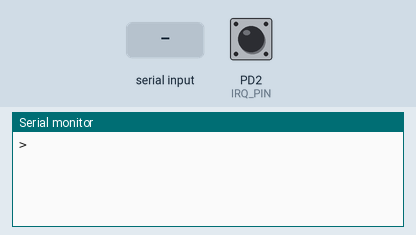
This program was run on a simulated ATmega328P, built with avr-gcc and emulated at 1 MHz. Shown: the last lines printed to the serial monitor. The inputs (shaded band) are chosen by the test bench; at power-on: PD2 (IRQ_PIN) HIGH.

Above: at 1.2 s.
1.3 s: "D\n" received over Serial
At 1.8 s:
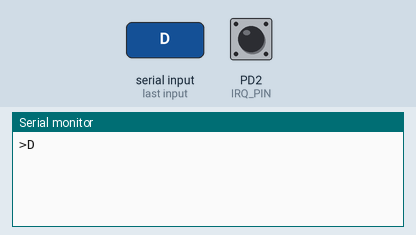
2.8 s: "E\n" received over Serial
At 4.0 s:
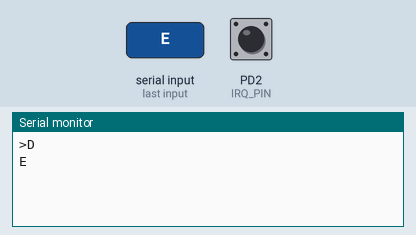
4.3 s: "O\n" received over Serial
At 5.3 s:
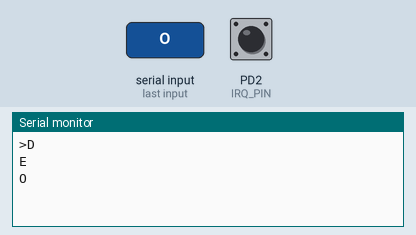
5.8 s: "R\n" received over Serial
At 6.4 s:
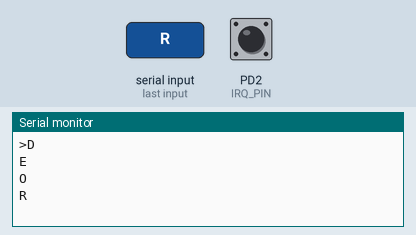
7.3 s: "F\n" received over Serial
At 8.5 s:
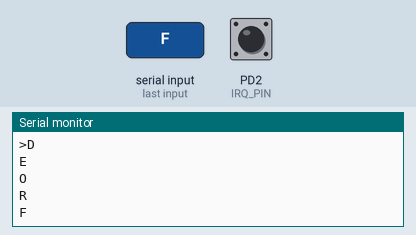
8.8 s: "L\n" received over Serial
At 9.9 s:
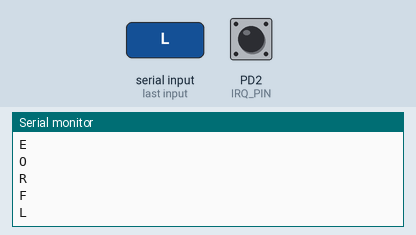

Measured:
- after the input at 1.3 s, the serial monitor: prints a new line at once (image 1)
- after the input at 2.8 s, the serial monitor: prints a new line at once (image 2)
- after the input at 4.3 s, the serial monitor: prints a new line at once (image 3)
- after the input at 5.8 s, the serial monitor: prints a new line at once (image 4)
- after the input at 7.3 s, the serial monitor: prints a new line at once (image 5)
- after the input at 8.8 s, the serial monitor: prints a new line at once (image 6)

The program:

main.c
```c
/*
 * Telemetry_WirelessDebug.c
 *
 * Created: 2016-02-04 3:49:26 PM
 * Author : Francis Lavallee
 */
#define F_CPU 1000000UL

#include <avr/io.h>
#include "src/NRF24L01.h"
#include "src/SERIAL_COM_328P.h"
#include "src/SPI_COM_328P.h"
#include <util/delay.h>
#include <avr/interrupt.h>


#define IRQ_PIN			2
#define IRQ_PORT_READ	PIND

int main(void)
{
    //DDRB = 0x00; //DEFINE PORTB INPUT
	//DDRB |= (1<<0);

	//int i=0;
	//char data[50];


	//SERIAL_Init(9600,'D',1,8,'R');
	//SPI_InitMaster(0,'M',8,'B',2);
	//NRF_PrintRegister(SETUP_RETR);
	//NRF_WriteRegister(SETUP_RETR, 0b00000000);
	//NRF_PrintRegister(SETUP_RETR);


	//NRF_ReadRegister(SETUP_RETR);
	/*
	SERIAL_SendCaracter('>');
    while (1)
    {
		//PORTB |= (1<<0);
		//_delay_ms(1000);
		//PORTB &= ~(1<<0);
		//_delay_ms(1000);


		//_delay_ms(1000);


		data[i] = SERIAL_READ();
		SERIAL_SendCaracter(data[i]);
		if(data[i] == 13){
			data[i+1]=0;
			SERIAL_SendCaracter(10);
			SERIAL_SendCaracter(13);
			SERIAL_SendStringLn(data);
			SERIAL_SendCaracter('>');
			i=-1;
		}
		i++;
    }
	*/

	DDRB |=(1<<CE); //SET CE TO OUTPUT.

	DDRB &= ~(1<< DDD2); //SET PD2 TO INPUT
	PORTD |= (1<<PORTD2);//SET PD2 TO HIGH

	EICRA |= (1<<ISC10);
	EIMSK |= (1<<INT0);


	sei();


	SERIAL_Init(9600,'D',1,8,'R');
	SPI_InitMaster(0,'M',8,'B',2);
	char data[1];
	NRF_SET_PTX();
	SERIAL_SendCaracter('>');

	 while(1)
	 {
		 NRF_Control(STANBY);
		 NRF_FlushFifo(TX);
		 data[0]  = SERIAL_READ();
		 if(data[0] == 13)
			{
			SERIAL_SendStringLn(data[0]);
			}

		 SERIAL_SendCaracter(data[0]);
		 NRF_LoadTXPayload(data,1);
		 NRF_ActivateTransmission();
		_delay_ms(1);
	 }

}

char Status;

ISR(INT0_vect) {
		//NRF_PrintStatusRegister();
		 Status = NRF_ReadStatusRegister();
		 if (Status & (1<<MAX_RT))				// If the maximum of retry was reached (transmission FAILED).
		 {
			 NRF_FlushFifo(TX);
			 NRF_WriteRegister(STATUS, (1<<MAX_RT));		// Reset register.
		 }
		 else if (Status & (1<<TX_DS))				// If the transmission was successful.
		 {
			 //NRF_PrintStatusRegister();
			 NRF_WriteRegister(STATUS, (1<<TX_DS));		// Reset register.
		 }
}
```

NRF24L01.c
```c
/*
 * NRF24L01.c
 *
 * Created: 2014-01-28 11:46:05
 *  Author: Fred Lamer
 */
#define		F_CPU	1000000UL

#include <avr/io.h>
#include <util/delay.h>
#include "NRF24L01.h"
#include "SPI_COM_328P.h"
#include "SERIAL_COM_328P.h"


void NRF_WriteRegister(uint8_t Register, uint8_t Data)
{
	uint8_t RegTemp = Register | 0x20;
	SPI_Start();
	SPI_transferBasic(RegTemp);
	SPI_transferBasic(Data);
	SPI_Stop();
}

uint8_t NRF_ReadRegister(uint8_t Register)
{
	uint8_t Data;
	SPI_Start();
	SPI_transferBasic(Register);
	Data = SPI_transferBasic(NOP);
	SPI_Stop();
	return Data;
}

uint8_t NRF_ReadStatusRegister()
{
	uint8_t Status;
	SPI_Start();
	Status = SPI_transferBasic(NOP);
	SPI_Stop();
	return Status;
}

void NRF_PrintRegister(uint8_t Register)
{
	uint8_t RegValue;
	SPI_Start();
	SPI_transferBasic(Register);
	RegValue = SPI_transferBasic(NOP);
	SPI_Stop();
	SERIAL_SendCaracter(RegValue);
}

void NRF_PrintStatusRegister()
{
	uint8_t Status;
	SPI_Start();
	Status = SPI_transferBasic(NOP);
	SPI_Stop();
	SERIAL_SendCaracter(Status);
}

/*		**********************************************************************************		*/
/*		**********************************************************************************		*/

void NRF_WriteTXADDR(uint8_t Adress0, uint8_t Adress1, uint8_t Adress2, uint8_t Adress3, uint8_t Adress4)
{
	SPI_Start();
	SPI_transferBasic(0x20 | TX_ADDR);				// Select register
	SPI_transferBasic(Adress0);
	SPI_transferBasic(Adress1);
	SPI_transferBasic(Adress2);
	SPI_transferBasic(Adress3);
	SPI_transferBasic(Adress4);
	SPI_Stop();
}

void NRF_WriteTXADDR3byte(uint8_t Adress0, uint8_t Adress1, uint8_t Adress2)
{
	SPI_Start();
	SPI_transferBasic(0x20 | TX_ADDR);
	SPI_transferBasic(Adress0);
	SPI_transferBasic(Adress1);
	SPI_transferBasic(Adress2);
	SPI_Stop();
}

void NRF_PrintTXADDR()
{
	uint8_t Address0, Address1, Address2, Address3, Address4;
	SPI_Start();
	SPI_transferBasic(TX_ADDR);
	Address0 = SPI_transferBasic(TX_ADDR);
	Address1 = SPI_transferBasic(TX_ADDR);
	Address2 = SPI_transferBasic(TX_ADDR);
	Address3 = SPI_transferBasic(TX_ADDR);
	Address4 = SPI_transferBasic(TX_ADDR);
	SPI_Stop();
	SERIAL_SendCaracter(Address0);
	SERIAL_SendCaracter(Address1);
	SERIAL_SendCaracter(Address2);
	SERIAL_SendCaracter(Address3);
	SERIAL_SendCaracter(Address4);
}

void NRF_WriteRXADDR_P0(uint8_t Adress0, uint8_t Adress1, uint8_t Adress2, uint8_t Adress3, uint8_t Adress4)
{
	SPI_Start();
	SPI_transferBasic(0x20 | RX_ADDR_P0);
	SPI_transferBasic(Adress0);
	SPI_transferBasic(Adress1);
	SPI_transferBasic(Adress2);
	SPI_transferBasic(Adress3);
	SPI_transferBasic(Adress4);
	SPI_Stop();
}

void NRF_WriteRXADDR_P03byte(uint8_t Adress0, uint8_t Adress1, uint8_t Adress2)
{
	SPI_Start();
	SPI_transferBasic(0x20 | RX_ADDR_P0);
	SPI_transferBasic(Adress0);
	SPI_transferBasic(Adress1);
	SPI_transferBasic(Adress2);
	SPI_Stop();
}

void NRF_PrintRXADDR_P0()
{
	uint8_t Address0, Address1, Address2, Address3, Address4;
	SPI_Start();
	SPI_transferBasic(RX_ADDR_P0);
	Address0 = SPI_transferBasic(RX_ADDR_P0);
	Address1 = SPI_transferBasic(RX_ADDR_P0);
	Address2 = SPI_transferBasic(RX_ADDR_P0);
	Address3 = SPI_transferBasic(RX_ADDR_P0);
	Address4 = SPI_transferBasic(RX_ADDR_P0);
	SPI_Stop();
	SERIAL_SendCaracter(Address0);
	SERIAL_SendCaracter(Address1);
	SERIAL_SendCaracter(Address2);
	SERIAL_SendCaracter(Address3);
	SERIAL_SendCaracter(Address4);
}

void NRF_WriteRXADDR_P1(uint8_t Adress0, uint8_t Adress1, uint8_t Adress2, uint8_t Adress3, uint8_t Adress4)
{
	SPI_Start();
	SPI_transferBasic(0x20  | RX_ADDR_P1);
	SPI_transferBasic(Adress0);
	SPI_transferBasic(Adress1);
	SPI_transferBasic(Adress2);
	SPI_transferBasic(Adress3);
	SPI_transferBasic(Adress4);
	SPI_Stop();
}

void NRF_PrintRXADDR_P1()
{
	uint8_t Address0, Address1, Address2, Address3, Address4;
	SPI_Start();
	SPI_transferBasic(RX_ADDR_P1);
	Address0 = SPI_transferBasic(RX_ADDR_P1);
	Address1 = SPI_transferBasic(RX_ADDR_P1);
	Address2 = SPI_transferBasic(RX_ADDR_P1);
	Address3 = SPI_transferBasic(RX_ADDR_P1);
	Address4 = SPI_transferBasic(RX_ADDR_P1);
	SPI_Stop();
	SERIAL_SendCaracter(Address0);
	SERIAL_SendCaracter(Address1);
	SERIAL_SendCaracter(Address2);
	SERIAL_SendCaracter(Address3);
	SERIAL_SendCaracter(Address4);
}

void NRF_SET_PTX()
{
	NRF_Control(STANBY);
	NRF_WriteRegister(CONFIG, 0b00001010);
	NRF_WriteRegister(EN_AA, 0b00000001);			// auto ack
	NRF_WriteRegister(EN_RXADDR, 0b00000001);		// Enable pipe: 0
	NRF_WriteRegister(SETUP_AW, 0b00000011);		// 5 bytes address
	NRF_WriteRegister(SETUP_RETR, 0b00111010);		// auto-retransmit: 1000us ||  auto-retransmit: 10 times
	NRF_WriteRegister(RF_CH, 50);					// RF channel 50
	NRF_WriteRegister(RF_SETUP, 0b00100110);		// speed: 250Kbps	|| power: 0dbm
	NRF_WriteRegister(STATUS, 0b01110000);			// reset all interrupts
	NRF_WriteRXADDR_P0('F','U','C','K','U');	// set RX_ADDR_P0 address
	//NRF_WriteRXADDR_P03byte(0x01,0x01,0x01);
	//NRF_WriteRXADDR_P1('A','L','L','O','A');		// set RX_ADDR_P1 address
	NRF_WriteTXADDR('F','U','C','K','U');		// set TX_ADDR
	//NRF_WriteTXADDR3byte(0x01,0x01,0x01);
	NRF_WriteRegister(RX_PW_P0, 1);
	//NRF_WriteRegister(RX_PW_P1, 2);
	//NRF_WriteRegister(RX_PW_P2, 5);
	//NRF_WriteRegister(RX_PW_P3, 5);
	//NRF_WriteRegister(RX_PW_P4, 5);
	//NRF_WriteRegister(RX_PW_P5, 5);
	NRF_WriteRegister(DYNPD, 0b00000000);
	NRF_WriteRegister(FEATURE, 0b00000000);
	//NRF_WriteRegister(CONFIG, 0b00000010);		// Power up
}

void NRF_SET_PRX()
{
	NRF_Control(STANBY);
	NRF_WriteRegister(CONFIG, 0b00001011);
	NRF_WriteRegister(EN_AA, 0b00000001);			// auto ack
	NRF_WriteRegister(EN_RXADDR, 0b00000001);		// Enable pipe: 0
	NRF_WriteRegister(SETUP_AW, 0b00000011);		// 5 bytes address
	NRF_WriteRegister(SETUP_RETR, 0b00111010);		// auto-retransmit: 1000us ||  auto-retransmit: 10 times
	NRF_WriteRegister(RF_CH, 50);					// RF channel 50
	NRF_WriteRegister(RF_SETUP, 0b00100110);		// speed: 250KMbps	|| power: 0dbm
	NRF_WriteRegister(STATUS, 0b01110000);			// reset all interrupts
	NRF_WriteRXADDR_P0('F','U','C','K','U');	// set RX_ADDR_P0 address
	//NRF_WriteRXADDR_P03byte(0x01,0x01,0x01);
	//NRF_WriteRXADDR_P1('A','L','L','O','A');		// set RX_ADDR_P1 address
	//NRF_WriteTXADDR('A','L','L','O','A');			// set TX_ADDR
	NRF_WriteRegister(RX_PW_P0, 2);
	//NRF_WriteRegister(RX_PW_P1, 2);
	//NRF_WriteRegister(RX_PW_P2, 5);
	//NRF_WriteRegister(RX_PW_P3, 5);
	//NRF_WriteRegister(RX_PW_P4, 5);
	//NRF_WriteRegister(RX_PW_P5, 5);
	NRF_WriteRegister(DYNPD, 0x00000000);
	NRF_WriteRegister(FEATURE, 0b00000000);
	//NRF_WriteRegister(CONFIG, 0b00000011);		// Power up
}

void NRF_ActivateTransmission()
{
	NRF_Control(ACTIVE);
	_delay_us(20);
	NRF_Control(STANBY);
}

void NRF_Listen()
{
	NRF_Control(ACTIVE);
}

void NRF_LoadTXPayload(char * Data, uint8_t NumByte)
{
	uint8_t i = 0;
	SPI_Start();
	SPI_transferBasic(W_TX_PAYLOAD);
	while (i < NumByte)
	{
		SPI_transferBasic(Data[i]);
		i++;
	}
	SPI_Stop();
}

char * NRF_ReadRXPayload(uint8_t NumByte)
{
	uint8_t i = 0;
	static char Data[32];
	SPI_Start();
	SPI_transferBasic(R_RX_PAYLOAD);
	while (i < NumByte)
	{
		Data[i] = SPI_transferBasic(NOP);		// Maybe NOP
		i++;
	}
	SPI_Stop();
	return Data;
}

void NRF_FlushFifo(uint8_t Fifo)
{
	switch (Fifo)
	{
		case TX:
		SPI_Start();
		SPI_transferBasic(FLUSH_TX);
		SPI_Stop();
		break;
		case RX:
		SPI_Start();
		SPI_transferBasic(FLUSH_RX);
		SPI_Stop();
		break;
	}
}

void NRF_Control(uint8_t State)
{
	switch (State)
	{
		case ACTIVE:
		CE_HIGH;
		break;
		case STANBY:
		CE_LOW;
		break;
	}
}

void NRF_LoadAckPayload(char * Data, uint8_t NumByte)
{
	uint8_t i = 0;
	SPI_Start();
	SPI_transferBasic(W_ACK_PAYLOAD);
	while (i < NumByte)
	{
		SPI_transferBasic(Data[i]);
		i++;
	}
	SPI_Stop();
}
```

NRF24L01.h
```c
/*
 * NRF24L01.h
 *
 * Created: 2014-01-28 11:51:32
 *  Author: Fred Lamer
 */

#define		SS_PORT_DIR		DDRB
#define		SS_PORT			PORTB
#define		SS				2
#define		SS_HIGH			SS_PORT |= (1<<SS)
#define		SS_LOW			SS_PORT &= ~(1<<SS);

#define		CE_PORT_DIR		DDRB
#define		CE_PORT			PORTB
#define		CE				1
#define		CE_LOW			CE_PORT &= ~(1<<CE);
#define		CE_HIGH			CE_PORT |= (1<<CE);

#define		ACTIVE			1
#define		STANBY			0

#define		TX				0
#define		RX				1

#define		HIGH			1
#define		LOW				0

// define the SPI commands

#define		R_REGISTER				0b00000000
#define		W_REGISTER				0b00100000
#define		R_RX_PAYLOAD			0b01100001
#define		W_TX_PAYLOAD			0b10100000
#define		FLUSH_TX				0b11100001
#define		FLUSH_RX				0b11100010
#define		REUSE_TX_PL				0b11100011
#define		R_RX_PL_WID				0b01100000
#define		W_ACK_PAYLOAD			0b10101000
#define		W_TX_PAYLOAD_NO_ACK		0b10110000
#define		NOP						0b11111111
/*		*/


//defines of register map
#define		CONFIG			0x00
#define		EN_AA			0x01
#define		EN_RXADDR		0x02
#define		SETUP_AW		0x03
#define		SETUP_RETR		0x04
#define		RF_CH			0x05
#define		RF_SETUP		0x06
#define		STATUS			0x07
#define		OBSERVE_TX		0x08
#define		RPD				0x09
#define		RX_ADDR_P0		0x0A
#define		RX_ADDR_P1		0x0B
#define		RX_ADDR_P2		0x0C
#define		RX_ADDR_P3		0x0D
#define		RX_ADDR_P4		0x0E
#define		RX_ADDR_P5		0x0F
#define		TX_ADDR			0x10
#define		RX_PW_P0		0x11
#define		RX_PW_P1		0x12
#define		RX_PW_P2		0x13
#define		RX_PW_P3		0x14
#define		RX_PW_P4		0x15
#define		RX_PW_P5		0x16
#define		FIFO_STATUS		0x17
#define		DYNPD			0x1C
#define		FEATURE			0x1D
/*		*/

//  Definitions of the bits
// CONFIG
#define		MASK_RX_DR				6
#define		MASK_TX_DS				5
#define		MASK_MAX_RT				4
#define		EN_CRC					3
#define		CRCO					2
#define		PWR_UP					1
#define		PRIM_RX					0
/*		*/

// EN_AA
#define		ENAA_P5					5
#define		ENAA_P4					4
#define		ENAA_P3					3
#define		ENAA_P2					2
#define		ENAA_P1					1
#define		ENAA_P0					0
/*		*/

//EN_RXADDR
#define		ERX_P5					5
#define		ERX_P4					4
#define		ERX_P3					3
#define		ERX_P2					2
#define		ERX_P1					1
#define		ERX_P0					0
/*		*/

//SETUP_AW
#define		AW						0		// 1:0
/*		*/

//SETUP_RETR
#define		ARD						4		// 7:4
#define		ARC						0		// 3:0
/*		*/


// RF_SETUP
#define		CONT_WAVE				7
#define		RF_DR_LOW				5
#define		PLL_LOCK				4
#define		RF_DR_HIGH				3
#define		RF_PWR					1		// 2:1
/*		*/

// STATUS
#define		RX_DR					6
#define		TX_DS					5
#define		MAX_RT					4
#define		RX_P_NO					1		// 3:1
#define		TX_FULL					0
/*		*/

// OBSERVE_TX
#define		PLOS_CNT				4		// 7:4
#define		ARC_CNT					0		// 3:0
/*		*/


// FIFO_STATUS
#define		TX_REUSE				6
//#define		TX_FULL					5
#define		TX_EMPTY				4
#define		RX_FULL					1
#define		RX_EMPTY				0
/*		*/

// DYNPD
#define		DPL_P5					5
#define		DPL_P4					4
#define		DPL_P3					3
#define		DPL_P2					2
#define		DPL_P1					1
#define		DPL_P0					0
/*		*/

// FEATURE
#define		EN_DPL					2
#define		EN_ACK_PAY				1
#define		EN_DYN_ACK				0
/*		*/

/*	Function to write in any NRF24L01+ register		*/
void NRF_WriteRegister(uint8_t Register, uint8_t Data);

/*	Function to read any register in NRF24L01+		*/
uint8_t NRF_ReadRegister(uint8_t Register);

/*	Function to read the STATUS register in the NRF24L01+		*/
uint8_t NRF_ReadStatusRegister();

/*	Function to display the STATUS register of the NRF24L01+ in the serial monitor	*/
void NRF_PrintStatusRegister();

/*	Function to display any register of the NRF24L01+ in the serial monitor		*/
void NRF_PrintRegister(uint8_t Register);

/*	Function to write the address in TX_ADDR register	*/
void NRF_WriteTXADDR(uint8_t Adress0, uint8_t Adress1, uint8_t Adress2, uint8_t Adress3, uint8_t Adress4);

/*	Function to display the TX_ADDR	 REGISTER on the serial monitor	*/
void NRF_PrintTXADDR();

/*	Function to write the address in RX_ADDR_P0 register	*/
void NRF_WriteRXADDR_P0(uint8_t Adress0, uint8_t Adress1, uint8_t Adress2, uint8_t Adress3, uint8_t Adress4);

/*	Function to display the RX_ADDR_P0 address in the serial monitor	*/
void NRF_PrintRXADDR_P0();

/*	Function to write the address in the RX_ADDR_P1 register	*/
void NRF_WriteRXADDR_P1(uint8_t Adress0, uint8_t Adress1, uint8_t Adress2, uint8_t Adress3, uint8_t Adress4);

/*	Function to display the RX_ADDR_P1 register on the serial monitor	*/
void NRF_PrintRXADDR_P1();

/*	Function to set the NRF24L01+ module as TX		*/
void NRF_SET_PTX();

/*	Function to set the NRF24L01+ module as RX		*/
void NRF_SET_PRX();

/*	Function to activate the transmission (pulse) on the NRF24L01+		*/
void NRF_ActivateTransmission();

/*	Function to load the wanted lenght of data in the TX_PAYLOAD	*/
void NRF_LoadTXPayload(char* Data, uint8_t NumByte);

/*	Function to read the wanted number of bytes in the RX_PAYLOAD	*/
char * NRF_ReadRXPayload(uint8_t NumByte);

/*	Function to start listenning when in PRX mode	*/
void NRF_Listen();

/*	Function to Flush the wanted FIFO	*/
void NRF_FlushFifo(uint8_t Fifo);

/*	Function to set the STATE of the NRF24L01+		*/
void NRF_Control(uint8_t State);

void NRF_WriteTXADDR3byte(uint8_t Adress0, uint8_t Adress1, uint8_t Adress2);

void NRF_WriteRXADDR_P03byte(uint8_t Adress0, uint8_t Adress1, uint8_t Adress2);

/*	Function to load data in the ack payload	*/	//PRX device only
void NRF_LoadAckPayload(char * Data, uint8_t NumByte);
```

SERIAL_COM_328P.c
```c
/*
 * SERIAL_COM_328P.c
 *
 * Created: 2014-01-16 15:34:59
 *  Author: Fred Lamer
 */
#define		F_CPU	1000000UL

#include <avr/io.h>
#include <util/delay.h>
#include "SERIAL_COM_328P.h"

/*int main(void)
{
	SERIAL_Init(115200,'D',1,8,'R');
    while(1)
    {
		SERIAL_SendCaracter('F');
		_delay_ms(500);
		SERIAL_SendCaracter('R');
		_delay_ms(500);
		SERIAL_SendCaracter('E');
		_delay_ms(500);
		SERIAL_SendCaracter('D');
		_delay_ms(500);
		SERIAL_ReturnLine();
		_delay_ms(500);
    }
}*/

void SERIAL_Init(int64_t baudRate, char parity, int stop_bit, int caracter_size, char clock_polarity)			// Initiate serial communication
{
		baudRate = F_CPU/8/baudRate-1;
		UCSR0B |= (1 << RXEN0) | (1 << TXEN0);
		UCSR0A |= (1<<U2X0);

		switch (parity)
		{
			case 'D':
			UCSR0C &= ~(1<<UPM01) & ~(1<<UPM00);
			break;
			case 'E':
			UCSR0C &= ~(1<<UPM00);
			UCSR0C |= (1<<UPM01);
			break;
			case 'O':
			UCSR0C |= (1<<UPM01) | (1<<UPM00);
			break;
		}
		switch (stop_bit)
		{
			case 1:
			UCSR0C &= ~(1<<USBS0);
			break;
			case 2:
			UCSR0C |= (1<<USBS0);
			break;
		}
		switch (caracter_size)
		{
			case 5:
			UCSR0C &= (~(1<<UCSZ02) & ~(1<<UCSZ01) & ~(1<<UCSZ00));
			break;
			case 6:
			UCSR0C &= (~(1<<UCSZ02) & ~(1<<UCSZ01));
			UCSR0C |= (1<<UCSZ00);
			break;
			case 7:
			UCSR0C &= (~(1<<UCSZ02) & ~(1<<UCSZ00));
			UCSR0C |= (1<<UCSZ01);
			break;
			case 8:
			UCSR0C &= ~(1<<UCSZ02);
			UCSR0C |= (1<<UCSZ01) | (UCSZ00);
			break;
		}
		switch (clock_polarity)
		{
			case 'R':
			UCSR0C &= ~(1<<UCPOL0);
			break;
			case 'F':
			UCSR0C |= (1<<UCPOL0);
			break;
		}
	UBRR0L = baudRate;							// Don't forget to adjust F_CPU
}
void SERIAL_SendCaracter(char data)				//***Send a single caracter***
{
	 /* Wait for empty transmit buffer */
	 while ( !( UCSR0A & (1<<UDRE0)) )
	 ;
	 /* Put data into buffer, sends the data */
	 UDR0 = data;
}
void SERIAL_SendString(char* string)			//***Send a string of caracters***
{
	int i = 0;
	while (string[i])
	{
		SERIAL_SendCaracter(string[i]);
		i++;
	}
}
void SERIAL_SendStringLn(char* string)			//***Send a string of caracter, skip a line and come back to starting point***
{
	int i = 0;
	while (string[i])
	{
		SERIAL_SendCaracter(string[i]);
		i++;
	}
	SERIAL_SendCaracter(10);			// ascii caracter for return
	SERIAL_SendCaracter(13);
}
void SERIAL_SendCaracterLn(char data)			//***Send a caracter, skip a line and come back to starting point***
{
	/* Wait for empty transmit buffer */
	while ( !( UCSR0A & (1<<UDRE0)) )
	;
	/* Put data into buffer, sends the data */
	UDR0 = data;
	SERIAL_SendCaracter(10);					// Backspace
	SERIAL_SendCaracter(13);					// Line return
}

char SERIAL_READ()				//***Read serial data comming on the RX pin***
{
	/* Wait for data to be received */
	while ( !(UCSR0A & (1<<RXC0)) )
	;
	/* Get and return received data from buffer */
	return UDR0;
}
int SERIAL_CheckAvailable()		//***Check if there is valid data on the serial bus***
{
	if ( !(UCSR0A & (1<<RXC0)) )
	{
		return 1;
	}
	else
	{
		return 0;
	}
}

void SERIAL_ReturnLine()
{
	/* Wait for empty transmit buffer */
	while ( !( UCSR0A & (1<<UDRE0)) )
	;
	/* Put data into buffer, sends the data */
	UDR0= 0x0D;
}
```

Source omitted: SERIAL_COM_328P.h (482 bytes), SPI_COM_328P.c (3698 bytes), SPI_COM_328P.h (904 bytes)
